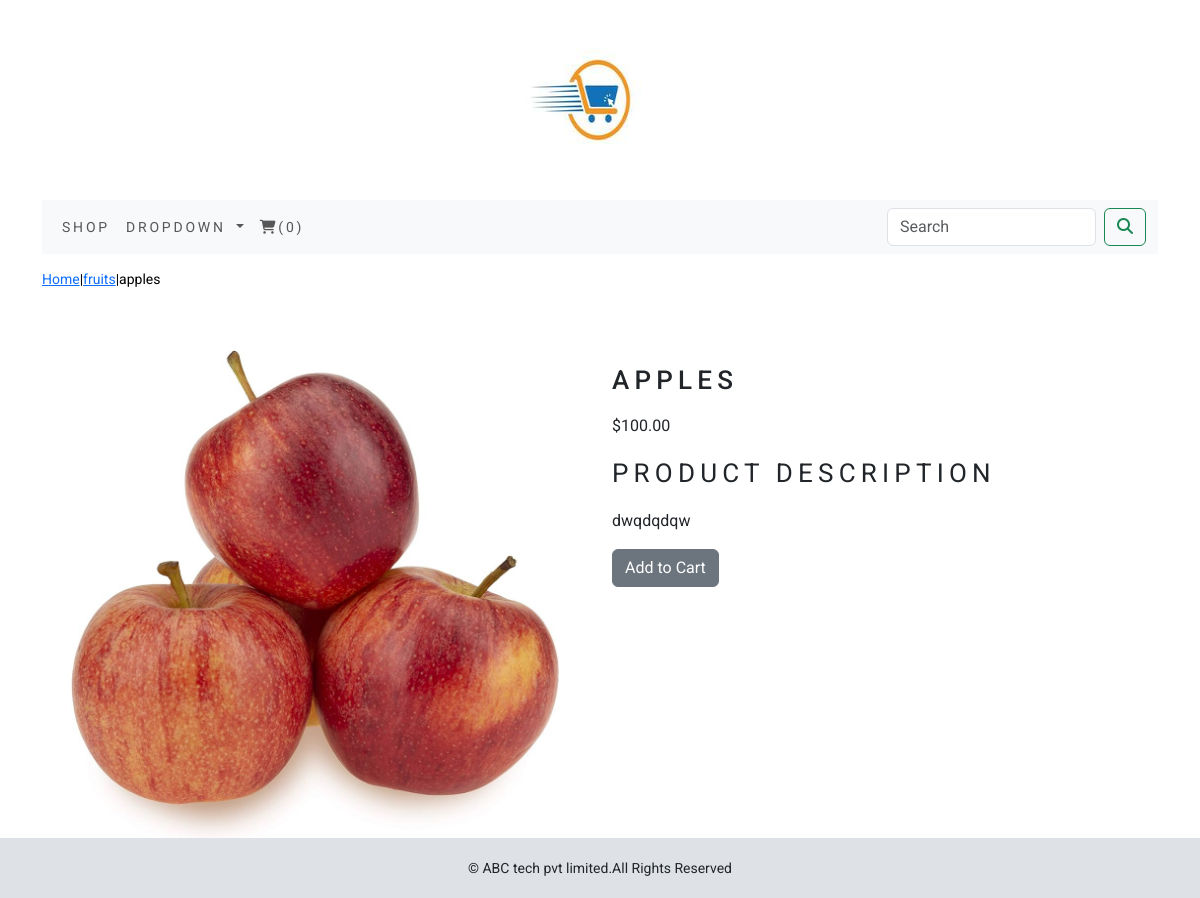
Page /shop/fruits/apples/ on the committed database.
### shop/models.py (models this page shows, shortened)
class Product(models.Model):
    name=models.CharField(max_length=250,unique=True)
    slug=models.SlugField(max_length=250,unique=True)
    description=models.TextField(blank=True)
    price=models.DecimalField(max_digits=10,decimal_places=2)
    category=models.ForeignKey(Category,on_delete=models.CASCADE)
    image=models.ImageField(upload_to='product',blank=True)
    stock=models.IntegerField()
    available=models.BooleanField(default=True)
    created=models.DateTimeField(auto_now_add=True)
    updated=models.DateTimeField(auto_now=True)
    class Meta:
        ordering=('name',)
        verbose_name='product'
        verbose_name_plural='products'

class Category(models.Model):
    name=models.CharField(max_length=250,unique=True)
    slug=models.SlugField(max_length=250,unique=True)
    description=models.TextField(blank=True)
    image=models.ImageField(upload_to='category',blank=True)
    class Meta:
        ordering=('name',)
        verbose_name='category'
        verbose_name_plural='categories'
    def get_url(self):
        return reverse('shop:products_by_category', args=[str(self.slug)])
    def __str__(self):
        return '{}'.format(self.name)

### shop/views.py (the view)
# urls.py: path('<slug:c_slug>/<slug:product_slug>/', views.productDetail, name='prodCatdetail')
def productDetail(request,c_slug,product_slug):
    try:
        product=Product.objects.get(category__slug=c_slug,slug=product_slug)
    except Exception as e:
        raise e
    return render(request,'product.html',{'product':product})

### cart/context_processors.py (called while the page is built)
def counter(request):
    item_count=0
    if 'admin' in request.path:
        return {}
    else:
        try:
            cart=Cart.objects.filter(cart_id=_cart_id(request))
            cart_items=CartItem.objects.all().filter(cart=cart[:1])
            for cart_item in cart_items:
                item_count +=cart_item.quantity
        except Cart.ObjectDoesNotExist:
            item_count=0
    return dict(item_count=item_count)

### cart/views.py (called while the page is built)
def _cart_id(request):
    cart=request.session.session_key
    if not cart:
        cart=request.session.create()
    return cart

### shop/context_processors.py (called while the page is built)
def menu_links(request):
    links=Category.objects.all()
    return dict(links=links)

### templates/product.html (shortened to what this page needs)
{% extends 'base.html' %}
{% load static %}
{% block content %}
<div class="row my_prod_row_class">
    <div class="my_prod_2">
        <p> <a href="{% url 'shop:allprodcat' %}">Home</a>|<a href="{{product.category.get_url}}">{{product.category}}</a>|{{product.name}}</p>
    </div>
</div>
<br>
<div class="row">
    <div class="col-12 col-sm-12 col-md-12 col-lg-6 text-center">
        <div style="min-width:18rem">
            <img src="{{product.image.url}}" alt="{{product.name}}" width="488" height="488">
        </div>
    </div>
    <div class="col-12 col-sm-12 col-md-12 col-lg-6">
        <div>
            <h1 class="my_prod_title">{{product.name}}</h1>
            <p>${{product.price}}</p>
            <p class="my_title"> Product Description</p>
            <p class="text-justify my_prod_text" >{{product.description}}</p>
            {% if product.stock <= 0 %}
            <p class="text-justify my_prod_text"><b>Out Of Stock</b></p>
            {% else %}
            <a class="btn btn-secondary my_bottommargin" href="{% url 'cart:add_cart' product.id %}">Add to Cart</a>
            {% endif %}
</div>
    </div>
</div>
{% endblock %}

### static/css/custom.css (style rules this page uses)
body { font-family: 'Roboto', sans-serif; min-height:100vh; display:flex; flex-direction: column; margin: 0; }
.my_title { font-size:26px; text-transform:uppercase; letter-spacing:.2em }
.my_bottommargin { margin-bottom: 20px; }
.my_prod_row_class { padding-top:15px; padding-bottom:20px; }
.my_prod_row_class .my_prod_2 { color:black; font-size:14px; text-decoration:none; }
.my_prod_title { font-size:26px; text-transform:uppercase; letter-spacing:.2em; padding-top:15px; padding-bottom:10px; }
.my_prod_text { padding-right:20px; }

### rows in the picture
Product: category "fruits", name "apples", image (picture), name "APPLES", price "100.00", description "dwqdqdqw"

### other values in the picture
{{ item_count }} "0"
